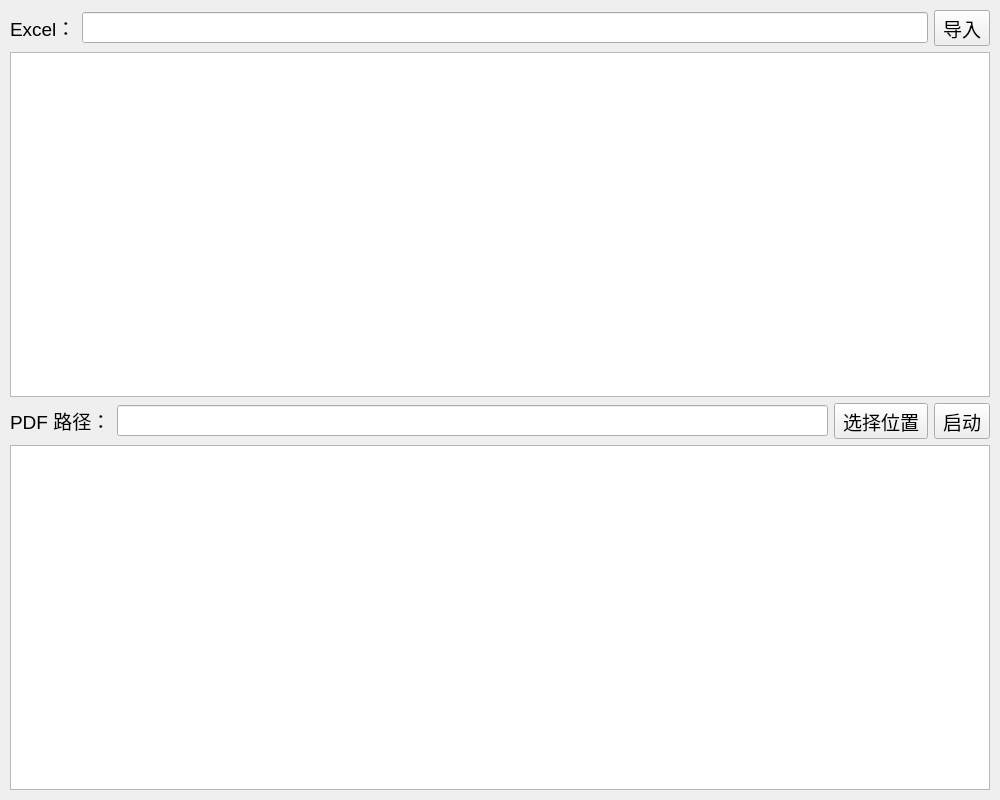
<?xml version="1.0" encoding="UTF-8"?>
<ui version="4.0">
 <class>mainWindow</class>
 <widget class="QMainWindow" name="mainWindow">
  <property name="geometry">
   <rect>
    <x>0</x>
    <y>0</y>
    <width>1000</width>
    <height>800</height>
   </rect>
  </property>
  <property name="font">
   <font>
    <pointsize>14</pointsize>
   </font>
  </property>
  <property name="windowTitle">
   <string>MainWindow</string>
  </property>
  <widget class="QWidget" name="centralwidget">
   <widget class="QWidget" name="widget" native="true">
    <property name="geometry">
     <rect>
      <x>10</x>
      <y>10</y>
      <width>980</width>
      <height>780</height>
     </rect>
    </property>
    <layout class="QGridLayout" name="gridLayout">
     <item row="1" column="0">
      <widget class="QTableView" name="tableView"/>
     </item>
     <item row="3" column="0">
      <widget class="QPlainTextEdit" name="plainTextEdit"/>
     </item>
     <item row="0" column="0">
      <layout class="QHBoxLayout" name="horizontalLayout">
       <item>
        <widget class="QLabel" name="label">
         <property name="enabled">
          <bool>true</bool>
         </property>
         <property name="sizePolicy">
          <sizepolicy hsizetype="Fixed" vsizetype="Fixed">
           <horstretch>1</horstretch>
           <verstretch>0</verstretch>
          </sizepolicy>
         </property>
         <property name="text">
          <string>Excel：</string>
         </property>
        </widget>
       </item>
       <item>
        <widget class="QLineEdit" name="lineEdit">
         <property name="sizePolicy">
          <sizepolicy hsizetype="Expanding" vsizetype="Fixed">
           <horstretch>10</horstretch>
           <verstretch>0</verstretch>
          </sizepolicy>
         </property>
         <property name="baseSize">
          <size>
           <width>0</width>
           <height>0</height>
          </size>
         </property>
        </widget>
       </item>
       <item>
        <widget class="QToolButton" name="toolButton">
         <property name="sizePolicy">
          <sizepolicy hsizetype="Fixed" vsizetype="Fixed">
           <horstretch>4</horstretch>
           <verstretch>0</verstretch>
          </sizepolicy>
         </property>
         <property name="baseSize">
          <size>
           <width>100</width>
           <height>0</height>
          </size>
         </property>
         <property name="text">
          <string>导入</string>
         </property>
        </widget>
       </item>
      </layout>
     </item>
     <item row="2" column="0">
      <layout class="QHBoxLayout" name="horizontalLayout_2">
       <item>
        <widget class="QLabel" name="label_2">
         <property name="sizePolicy">
          <sizepolicy hsizetype="Fixed" vsizetype="Fixed">
           <horstretch>0</horstretch>
           <verstretch>0</verstretch>
          </sizepolicy>
         </property>
         <property name="text">
          <string>PDF 路径：</string>
         </property>
        </widget>
       </item>
       <item>
        <widget class="QLineEdit" name="lineEdit_2">
         <property name="sizePolicy">
          <sizepolicy hsizetype="Expanding" vsizetype="Fixed">
           <horstretch>0</horstretch>
           <verstretch>0</verstretch>
          </sizepolicy>
         </property>
        </widget>
       </item>
       <item>
        <widget class="QToolButton" name="toolButton_2">
         <property name="text">
          <string>选择位置</string>
         </property>
        </widget>
       </item>
       <item>
        <widget class="QToolButton" name="toolButton_3">
         <property name="text">
          <string>启动</string>
         </property>
        </widget>
       </item>
      </layout>
     </item>
    </layout>
   </widget>
  </widget>
 </widget>
 <tabstops>
  <tabstop>toolButton</tabstop>
  <tabstop>lineEdit</tabstop>
  <tabstop>toolButton_2</tabstop>
  <tabstop>lineEdit_2</tabstop>
  <tabstop>toolButton_3</tabstop>
  <tabstop>tableView</tabstop>
 </tabstops>
 <resources/>
 <connections/>
</ui>
